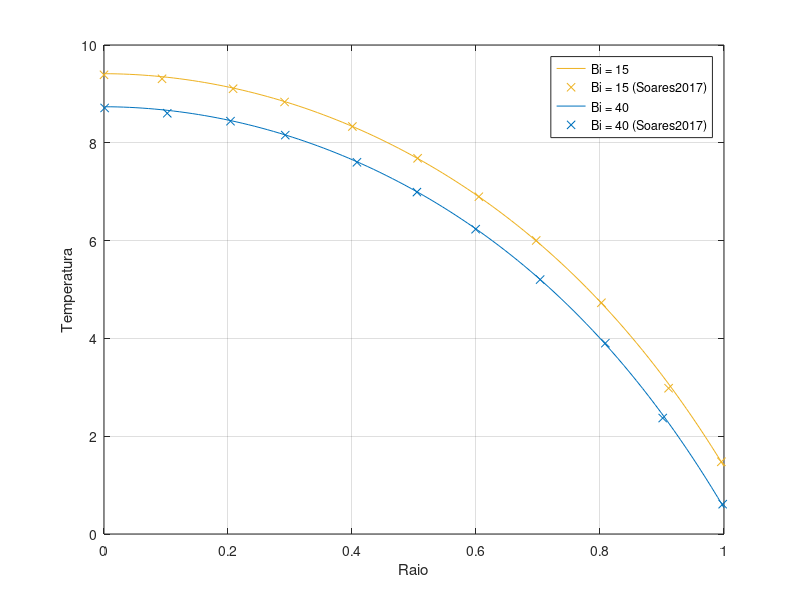

MATLAB code for this plot:
% UNIVERSIDADE FEDERAL DA PARAÍBA
% CENTRO DE TECNOLOGIA
% DEPARTAMENTO DE ENGENHARIA MECÂNICA
%
% DISCENTE THIAGO NEY EVARISTO RODRIGUES
% ORIENTADOR DR. JACQUES CÉSAR DOS SANTOS
%
% TRABALHO DE CONCLUSÃO DE CURSO
% 
% ANÁLISE NUMÉRICA DE CONDUÇÃO TRANSIENTE COM TERMO FONTE VARIÁVEL EM
% VARETAS COMBUSTÍVEIS DE REATORES NUCLEARES PELO MÉTODO DAS LINHAS 

clear
close all
clc

%% Curves

c2 = 1;
c3 = 1;

r0 = 0.001;  % Beginning of the r axis
rl = 1;      % End of the r axis (Length L)
nr = 100;    % Points in spatial grid

r = linspace(r0,rl,nr);

curve01 = [9.41197290609921	9.41229815095469	9.40969539516553	9.40570041985647	9.40036213822254	9.39369338812418	9.38569912391880	9.37638149350586	9.36574133625799	9.35377875286762	9.34049335864667	9.32588440791986	9.30995085879510	9.29269140749678	9.27410450583959	9.25418836866846	9.23294097491585	9.21036006433049	9.18644313108241	9.16118741497502	9.13458989072015	9.10664725556718	9.07735591547521	9.04671196995339	9.01471119565318	8.98134902876975	8.94662054629283	8.91052044613628	8.87304302616973	8.83418216217154	8.79393128472200	8.75228335505561	8.70923083989308	8.66476568527641	8.61887928943375	8.57156247470465	8.52280545856075	8.47259782376161	8.42092848770430	8.36778567094728	8.31315686510287	8.25702880001887	8.19938741038553	8.14021780182445	8.07950421653547	8.01722999858223	7.95337755890205	7.88792834012934	7.82086278132709	7.75216028272345	7.68179917055440	7.60975666211637	7.53600883113521	7.46053057355993	7.38329557389155	7.30427627215863	7.22344383165162	7.14076810752920	7.05621761640893	6.96975950705463	6.88135953227151	6.79098202211880	6.69858985854743	6.60414445156780	6.50760571704970	6.40893205625243	6.30808033717935	6.20500587784573	6.09966243154377	5.99200217418228	5.88197569377187	5.76953198211968	5.65461842878919	5.53718081737359	5.41716332412097	5.29450851894239	5.16915736882288	5.04104924364709	4.91012192444061	4.77631161401864	4.63955295002358	4.49977902032271	4.35692138072708	4.21091007498334	4.06167365697963	3.90913921509715	3.75323239862925	3.59387744618040	3.43099721594868	3.26451321778658	3.09434564692632	2.92041341924777	2.74263420796049	2.56092448156369	2.37519954292050	2.18537356942397	1.99135965378716	1.79306984571988	1.59041519401361	1.38330578899519];

curve02 = [8.73629471393648	8.73662083335026	8.73401108796695	8.73000532426646	8.72465251411714	8.71796543414228	8.70994893271855	8.70060502012691	8.68993436988778	8.67793688942015	8.66461197320536	8.64995862660200	8.63397552978365	8.61666107106636	8.59801336324262	8.57803024976905	8.55670930447228	8.53404782683684	8.51004283408743	8.48469105080371	8.45798889653031	8.42993247168036	8.40051754192936	8.36973952123227	8.33759345355678	8.30407399340660	8.26917538511903	8.23289144120009	8.19521551935784	8.15614049860611	8.11565875431015	8.07376213223843	8.03044192165603	7.98568882749855	7.93949294166916	7.89184371350617	7.84272991947327	7.79213963212935	7.74006018844043	7.68647815750128	7.63137930773953	7.57474857368038	7.51657002235491	7.45682681943979	7.39550119522071	7.33257441047612	7.26802672238142	7.20183735053737	7.13398444322947	7.06444504402742	6.99319505883569	6.92020922350795	6.84546107213886	6.76892290614723	6.69056576426436	6.61035939354067	6.52827222148280	6.44427132943095	6.35832242728470	6.27038982968187	6.18043643373216	6.08842369840298	5.99431162565044	5.89805874338334	5.79962209034253	5.69895720297160	5.59601810434864	5.49075729524094	5.38312574733794	5.27307289870866	5.16054665152228	5.04549337206108	4.92785789304641	4.80758351828903	4.68461202965155	4.55888369638290	4.43033728667162	4.29891008152672	4.16453789087939	4.02715507187365	3.88669454928822	3.74308783802456	3.59626506758430	3.44615500845294	3.29268510029574	3.13578148186495	2.97536902250793	2.81137135515972	2.64371091069526	2.47230895351052	2.29708561820810	2.11795994718151	1.93484992907688	1.74767253785440	1.55634377235662	1.36077869621349	1.16089147791660	0.956595430927469	0.747803053623252	0.534426068917990];

curve03 = [0.00000	9.39024;
0.09359	9.30894;
0.20820	9.10569;
0.29127	8.83469;
0.40063	8.33333;
0.50578	7.68293;
0.60463	6.89702;
0.697161	6.00271;
0.802313	4.729;
0.91062	2.98103;
0.995794	1.47696];

curve04 = [0.00105	8.71274;
0.10200	8.60434;
0.20400	8.44173;
0.29232	8.15718;
0.40799	7.60163;
0.504732	6.99187;
0.599369	6.23306;
0.70347	5.20325;
0.808623	3.90244;
0.901157	2.37127;
0.997897	0.609756];

%% Plots

figure
plot(r, curve01, 'b', 'Color', "#EDB120")
hold on
plot(curve03(:,1), curve03(:,2), 'x', 'Color', "#EDB120")
plot(r, curve02, 'g', 'Color', "#0072BD")
plot(curve04(:,1), curve04(:,2), 'xg', 'Color', "#0072BD")
hold off
legend( ...
    'Bi = 15', ...
    'Bi = 15 (Soares2017)', ...
    'Bi = 40', ...
    'Bi = 40 (Soares2017)')
xlabel('Raio')
ylabel('Temperatura')
grid